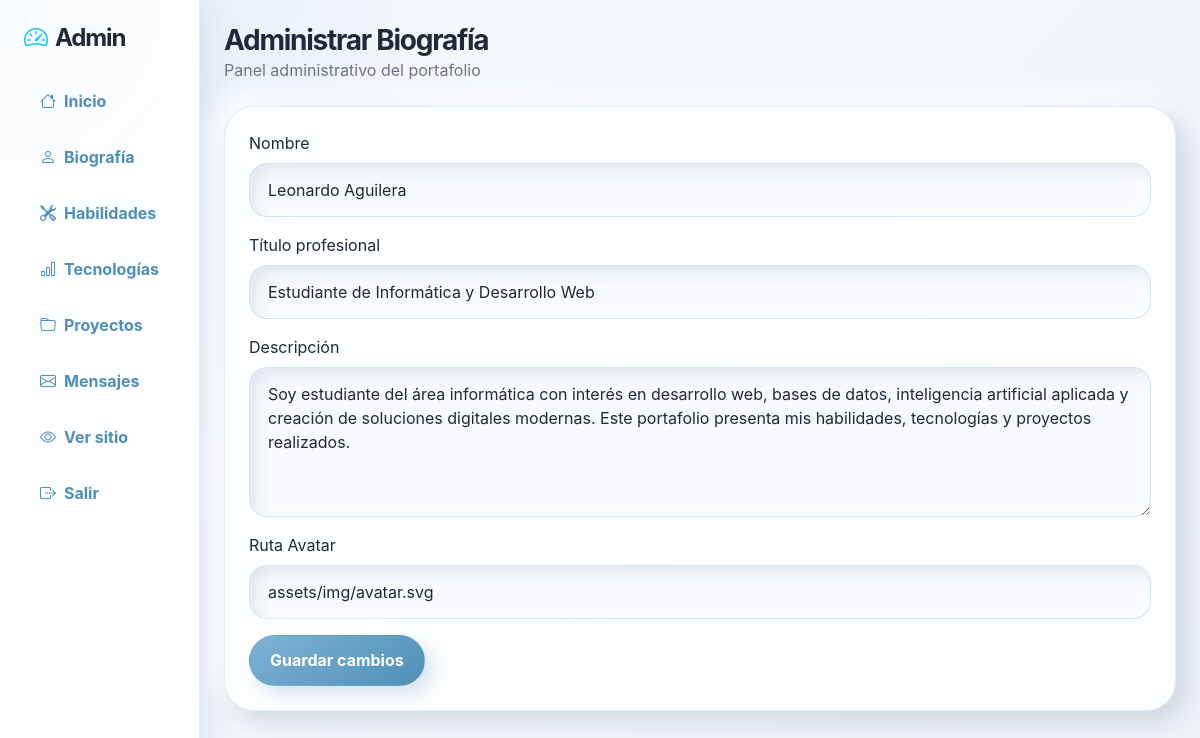
Screenshot of /admin/biografia.php (signed in) with the database file from the repository.
### tables this page shows
CREATE TABLE biografia (
  id INT AUTO_INCREMENT PRIMARY KEY,
  nombre VARCHAR(150) NOT NULL,
  titulo VARCHAR(180) NOT NULL,
  descripcion TEXT NOT NULL,
  avatar VARCHAR(255) DEFAULT 'assets/img/avatar.svg'
);

### public_html/admin/biografia.php (the view, shortened to what this page needs)
<?php
require_once '../includes/conexion.php'; require_once 'partials.php';
$bio = $conexion->query('SELECT * FROM biografia LIMIT 1')->fetch_assoc();
?>
<div class="card admin-card p-4"><form method="POST"><div class="mb-3"><label class="form-label">Nombre</label><input name="nombre" class="form-control bg-white text-dark" value="<?= htmlspecialchars($bio['nombre']) ?>" required></div><div class="mb-3"><label class="form-label">Título profesional</label><input name="titulo" class="form-control bg-white text-dark" value="<?= htmlspecialchars($bio['titulo']) ?>" required></div><div class="mb-3"><label class="form-label">Descripción</label><textarea name="descripcion" rows="5" class="form-control bg-white text-dark" required><?= htmlspecialchars($bio['descripcion']) ?></textarea></div><div class="mb-3"><label class="form-label">Ruta Avatar</label><input name="avatar" class="form-control bg-white text-dark" value="<?= htmlspecialchars($bio['avatar']) ?>"></div><button class="btn btn-primary">Guardar cambios</button></form></div>

### public_html/assets/css/style.css (style rules this page uses)
:root { --bg-main: #eef3f8; --bg-soft: #f7f9fc; --bg-white: #ffffff; --bg-card: #eef3f8; --text-main: #1f2937; --text-muted: #6b7280; --text-soft: #94a3b8; --primary: #7fb3d5; --primary-soft: #d8ecf8; --primary-extra-soft: #eef8fd; --primary-dark: #4f8fb7; --border-soft: rgba(255, 255, 255, 0.80); --border-blue: rgba(127, 179, 213, 0.24); --border-gray: rgba(148, 163, 184, 0.18); --shadow-out: 10px 10px 24px rgba(163,177,198,.45), -10px -10px 24px rgba(255,255,255,.95); --shadow-out-small: 6px 6px 14px rgba(163,177,198,.38), -6px -6px 14px rgba(255,255,255,.90); --shadow-out-hover: 14px 14px 34px rgba(163,177,198,.52), -14px -14px 34px rgba(255,255,255,.98); --shadow-in: inset 7px 7px 16px rgba(163,177,198,.38), inset -7px -7px 16px rgba(255,255,255,.95); --shadow-in-small: inset 4px 4px 10px rgba(163,177,198,.34), inset -4px -4px 10px rgba(255,255,255,.95); --radius-xl: 30px; --radius-lg: 24px; --radius-md: 18px; --radius-sm: 14px; --radius-pill: 999px; --transition-fast: all 0.22s ease; --transition-soft: all 0.35s ease; --transition-slow: all 0.55s ease; }
*, *::before, *::after { box-sizing: border-box; }
html { overflow-x: hidden; scroll-behavior: smooth; color-scheme: light only; }
html, body { margin: 0; background: #f3f7fb !important; background-color: #f3f7fb !important; color: var(--text-main) !important; font-family: "Inter", "Segoe UI", Arial, sans-serif; overflow-x: hidden; }
body::before { content: ""; position: fixed; inset: 0; z-index: -2; pointer-events: none; background: radial-gradient(circle at 15% 10%, rgba(127,179,213,.18), transparent 28%), radial-gradient(circle at 90% 30%, rgba(216,236,248,.55), transparent 26%), linear-gradient(135deg, #eef3f8 0%, #f8fbfd 50%, #eef3f8 100%); }
body::after { content: ""; position: fixed; inset: 0; z-index: -1; pointer-events: none; background-image: linear-gradient(rgba(31,41,55,.025) 1px, transparent 1px), linear-gradient(90deg, rgba(31,41,55,.025) 1px, transparent 1px); background-size: 48px 48px; mask-image: linear-gradient(to bottom, rgba(0,0,0,.36), transparent 72%); }
.glass-card, .card, .skill-card, .project-card, .tech-card, .demo-card, .admin-card, .contact-card, .info-card { background: var(--bg-card) !important; color: var(--text-main) !important; border: 1px solid var(--border-soft) !important; border-radius: var(--radius-xl); box-shadow: var(--shadow-out); transition: var(--transition-soft); }
.btn, button, input[type="submit"] { border: 1px solid var(--border-soft); border-radius: var(--radius-pill); padding: 0.78rem 1.25rem; font-weight: 700; transition: var(--transition-soft); cursor: pointer; }
.btn-primary, .btn-demo { background: linear-gradient(145deg, #eaf5fb, #d8ecf8) !important; color: var(--primary-dark) !important; border: 1px solid var(--border-soft) !important; box-shadow: var(--shadow-out-small); }
input, textarea, select, .form-control { padding: 14px 18px !important; border: none !important; border-radius: var(--radius-md) !important; background: var(--bg-main) !important; color: var(--text-main) !important; box-shadow: var(--shadow-in-small) !important; transition: var(--transition-soft); }
input::placeholder, textarea::placeholder, .form-control::placeholder { color: var(--text-soft); }
.admin-body { background: var(--bg-main); color: var(--text-main); }
html, body { background: #f3f7fb !important; color: #1f2937 !important; }
body, .admin-body { background: radial-gradient(circle at top left, rgba(216, 236, 248, 0.75), transparent 34%), linear-gradient(135deg, #f7f9fc 0%, #f3f7fb 45%, #eef3f8 100%) !important; }
.navbar, .glass-card, .card, .sidebar, .admin-card, .table, .modal-content { background: rgba(255, 255, 255, 0.82) !important; color: #1f2937 !important; border-color: rgba(127, 179, 213, 0.22) !important; }
.form-control, .form-select, textarea { background: #f7f9fc !important; color: #1f2937 !important; border: 1px solid rgba(127, 179, 213, 0.28) !important; box-shadow: inset 6px 6px 14px rgba(174, 190, 205, 0.30), inset -6px -6px 14px rgba(255, 255, 255, 0.92) !important; }
.btn-primary, .btn-soft, .btn-outline-primary:hover { background: linear-gradient(145deg, #7fb3d5, #4f8fb7) !important; border-color: transparent !important; color: #ffffff !important; box-shadow: 8px 8px 18px rgba(79, 143, 183, 0.23), -8px -8px 18px rgba(255, 255, 255, 0.95) !important; }

### rows the page displays
biografia: nombre "Leonardo Aguilera", titulo "Estudiante de Informática y Desarrollo Web", descripcion "Soy estudiante del área informática con interés en desarrollo web, bases de datos, inteligencia artificial aplicada y creación de soluciones digitales modernas. Este portafolio presenta mis habilidades, tecnologías y proyectos realizados.", avatar "assets/img/avatar.svg"

### other values shown
$titulo "Administrar Biografía"
